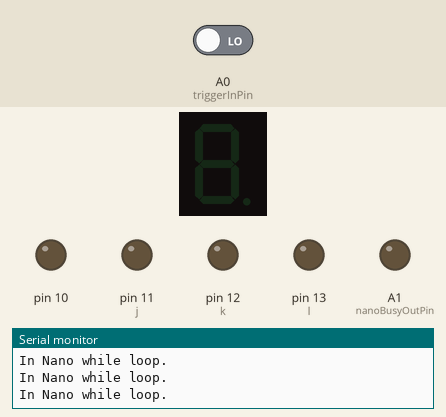
Simulated run of this sketch. Board: Arduino Nano, built with avr-gcc and run on an emulated ATmega328P. On the bench: 1-digit seven-segment display, output pins drawn as LEDs (lit = HIGH), the last lines printed to the serial monitor. Wiring (inferred from the names in the program): 1-digit 7-segment display, segments lit when HIGH: segments pin 2, pin 3, pin 4, pin 5, pin 6, pin 7, pin 8, pin 9. Inputs (shaded band) come from the test bench; at power-on: A0 (triggerInPin) LOW. The segment pins are drawn as the display they are named for; pins used as bus, display or sensor lines are not drawn.

Above: at 1.2 s.
1.3 s: A0 (triggerInPin) driven HIGH
At 2.3 s:
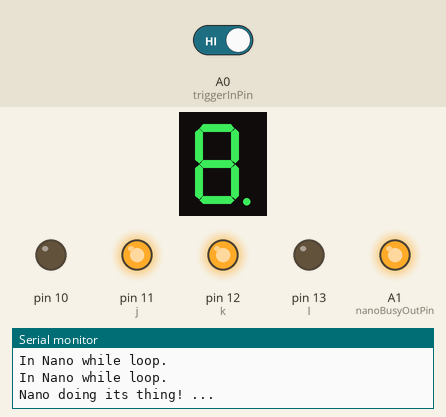
At 5.1 s:
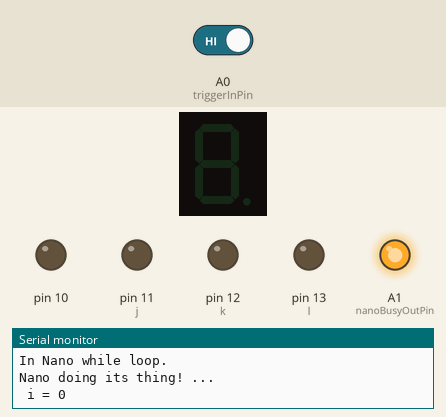
Timing chart, 0 to 29.6 s (numbered marks = the images above; inputs shaded):
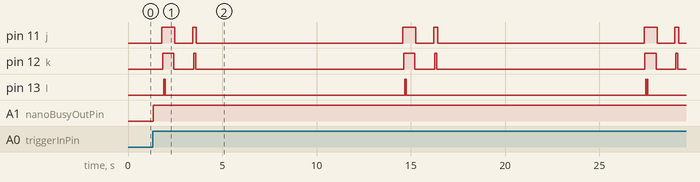

The sketch:

Gecko_Tounge.ino
```cpp
// Craigs mods to Tongue V2. 27/11/2020

int a = 2;
int b = 3;
int c = 4;
int d = 5;
int e = 6;
int f = 7;
int g = 8;
int h = 9;
int i = 10;
int j = 11;
int k = 12;
int l = 13;
int DelOut = 50;
int DelIn = 50;
int triggerInPin = A0;  // trigger In Pin, lets the Nano run.
int nanoBusyOutPin = A1;    // Nano I'm busy pin. Set HIGH to indicate Nano working.
int valInPin = LOW;


void setup() {
  // put your setup code here, to run once:


  // declare pins to be an output / input:
  pinMode(a, OUTPUT);
  pinMode(b, OUTPUT);
  pinMode(c, OUTPUT);
  pinMode(d, OUTPUT);
  pinMode(e, OUTPUT);
  pinMode(f, OUTPUT);
  pinMode(g, OUTPUT);
  pinMode(h, OUTPUT);
  pinMode(i, OUTPUT);
  pinMode(j, OUTPUT);
  pinMode(k, OUTPUT);
  pinMode(l, OUTPUT);

  Serial.begin(9600);
  Serial.println("Craigs Tongue v2 mods");
  Serial.println("Start setup");
  // initialize digital pin LED_BUILTIN as an output.
  pinMode(LED_BUILTIN, OUTPUT);
  Serial.print("LED_BULTIN = ");
  Serial.println( LED_BUILTIN );
  // initialise trigger pin.
  pinMode(triggerInPin, INPUT);
  digitalWrite(triggerInPin, LOW);    //
  // initialise Nano Busy pin.
  pinMode(nanoBusyOutPin, OUTPUT);
  digitalWrite(triggerInPin, LOW);    //

}


void loop() {
  // put your main code here, to run repeatedly:


  Serial.println("Starting Nano Main loop");
  Serial.print("InPin= ");
  Serial.println(digitalRead(triggerInPin));
  Serial.print("valInPin= ");
  Serial.println( valInPin );
  Serial.print("LOW = ");
  Serial.println( LOW );

  while ( digitalRead(triggerInPin) == LOW) {
    // nothing here, just wasting time.
    // valInPin = digitalRead(triggerInPin);
    Serial.println("In Nano while loop.");
  }

  // Set Nano Busy pin HIGH.
  Serial.println("Nano doing its thing! ...");
  digitalWrite( nanoBusyOutPin, HIGH);
  for ( int i = 0; i < 4; i++ ) {


    digitalWrite(a, HIGH);    // turn the LED off by making the voltage LOW
    delay (DelOut);                       // wait for a second
    digitalWrite(b, HIGH);   // turn the LED on (HIGH is the voltage level)
    delay(DelOut);                       // wait for a second
    digitalWrite(c, HIGH);    // turn the LED off by making the voltage LOW
    delay(DelOut);                       // wait for a second
    digitalWrite(d, HIGH);   // turn the LED on (HIGH is the voltage level)
    delay(DelOut);                       // wait for a second
    digitalWrite(e, HIGH);    // turn the LED off by making the voltage LOW
    delay(DelOut);                       // wait for a second
    digitalWrite(f, HIGH);   // turn the LED on (HIGH is the voltage level)
    delay(DelOut);                       // wait for a second
    digitalWrite(g, HIGH);    // turn the LED off by making the voltage LOW
    delay(DelOut);                       // wait for a second
    digitalWrite(h, HIGH);   // turn the LED on (HIGH is the voltage level)
    delay(DelOut);                       // wait for a second
    digitalWrite(i, HIGH);    // turn the LED off by making the voltage LOW
    delay(DelOut);                       // wait for a second
    digitalWrite(j, HIGH);   // turn the LED on (HIGH is the voltage level)
    delay(DelOut);                       // wait for a second
    digitalWrite(k, HIGH);    // turn the LED off by making the voltage LOW
    delay(DelOut);                       // wait for a second
    digitalWrite(l, HIGH);   // turn the LED on (HIGH is the voltage level)
    delay(30);
    digitalWrite(l, LOW);
    delay(30);                       // wait for a second
    digitalWrite(l, HIGH);   // turn the LED on (HIGH is the voltage level)
    delay(30);
    digitalWrite(l, LOW);
    delay(400);                       // wait for a second


    digitalWrite(l, LOW);    // turn the LED off by making the voltage LOW
    delay(DelIn);                       // wait for a second
    digitalWrite(k, LOW);   // turn the LED on (HIGH is the voltage level)
    delay(DelIn);                       // wait for a second
    digitalWrite(j, LOW);    // turn the LED off by making the voltage LOW
    delay(DelIn);                       // wait for a second
    digitalWrite(i, LOW);   // turn the LED on (HIGH is the voltage level)
    delay(DelIn);                       // wait for a second
    digitalWrite(h, LOW);    // turn the LED off by making the voltage LOW
    delay(DelIn);                       // wait for a second
    digitalWrite(g, LOW);   // turn the LED on (HIGH is the voltage level)
    delay(DelIn);                       // wait for a second
    digitalWrite(f, LOW);    // turn the LED off by making the voltage LOW
    delay(DelIn);                       // wait for a second
    digitalWrite(e, LOW);   // turn the LED on (HIGH is the voltage level)
    delay(DelIn);                       // wait for a second
    digitalWrite(d, LOW);    // turn the LED off by making the voltage LOW
    delay(DelIn);                       // wait for a second
    digitalWrite(c, LOW);   // turn the LED on (HIGH is the voltage level)
    delay(DelIn);                       // wait for a second
    digitalWrite(b, LOW);    // turn the LED off by making the voltage LOW
    delay(DelIn);                       // wait for a second
    digitalWrite(a, LOW);   // turn the LED on (HIGH is the voltage level)
    delay(DelIn);                       // wait for a second


    digitalWrite(a, HIGH);    // turn the LED off by making the voltage LOW
    delay (DelOut);                       // wait for a second
    digitalWrite(b, HIGH);   // turn the LED on (HIGH is the voltage level)
    delay(DelOut);                       // wait for a second
    digitalWrite(c, HIGH);    // turn the LED off by making the voltage LOW
    delay(DelOut);                       // wait for a second
    digitalWrite(d, HIGH);   // turn the LED on (HIGH is the voltage level)
    delay(DelOut);                       // wait for a second
    digitalWrite(e, HIGH);    // turn the LED off by making the voltage LOW
    delay(DelOut);                       // wait for a second
    digitalWrite(f, HIGH);   // turn the LED on (HIGH is the voltage level)
    delay(DelOut);                       // wait for a second
    digitalWrite(g, HIGH);    // turn the LED off by making the voltage LOW
    delay(DelOut);                       // wait for a second
    digitalWrite(h, HIGH);   // turn the LED on (HIGH is the voltage level)
    delay(DelOut);                       // wait for a second
    digitalWrite(i, HIGH);    // turn the LED off by making the voltage LOW
    delay(DelOut);                       // wait for a second
    digitalWrite(j, HIGH);   // turn the LED on (HIGH is the voltage level)
    delay(DelOut);                       // wait for a second
    digitalWrite(k, HIGH);    // turn the LED off by making the voltage LOW
    delay(DelOut);                       // wait for a second
    digitalWrite(l, HIGH);   // turn the LED on (HIGH is the voltage level)


    digitalWrite(l, LOW);    // turn the LED off by making the voltage LOW
    delay(DelIn);                       // wait for a second
    digitalWrite(k, LOW);   // turn the LED on (HIGH is the voltage level)
    delay(DelIn);                       // wait for a second
    digitalWrite(j, LOW);    // turn the LED off by making the voltage LOW
    delay(DelIn);                       // wait for a second
    digitalWrite(i, LOW);   // turn the LED on (HIGH is the voltage level)
    delay(DelIn);                       // wait for a second
    digitalWrite(h, LOW);    // turn the LED off by making the voltage LOW
    delay(DelIn);                       // wait for a second
    digitalWrite(g, LOW);   // turn the LED on (HIGH is the voltage level)
    delay(DelIn);                       // wait for a second
    digitalWrite(f, LOW);    // turn the LED off by making the voltage LOW
    delay(DelIn);                       // wait for a second
    digitalWrite(e, LOW);   // turn the LED on (HIGH is the voltage level)
    delay(DelIn);                       // wait for a second
    digitalWrite(d, LOW);    // turn the LED off by making the voltage LOW
    delay(DelIn);                       // wait for a second
    digitalWrite(c, LOW);   // turn the LED on (HIGH is the voltage level)
    delay(DelIn);                       // wait for a second
    digitalWrite(b, LOW);    // turn the LED off by making the voltage LOW
    delay(DelIn);                       // wait for a second
    digitalWrite(a, LOW);   // turn the LED on (HIGH is the voltage level)
    delay(DelIn);

    Serial.print(" i = ");
    Serial.println( i );
    delay(10000);   // want to see Gecko wait
  }

  delay(10000);   // want to see Gecko wait
  delay(2000);
  Serial.println("Nano finished.");
  valInPin = LOW;
  digitalWrite( nanoBusyOutPin, LOW);
  delay(2000);


}
```

Measured:
- after the input at 1.3 s, pin 11 (j): LOW → HIGH after 0.49 s, then repeats every 12.8 s: LOW 0.95 s, HIGH 0.20 s, LOW 11.0 s, HIGH 0.69 s; pin 12 (k): LOW → HIGH after 0.54 s, then repeats every 12.8 s: LOW 1.1 s, HIGH 0.10 s, LOW 11.1 s, HIGH 0.59 s
- what the display in image 1 shows lasts 0.9 s, from 1.7 s to 2.6 s
